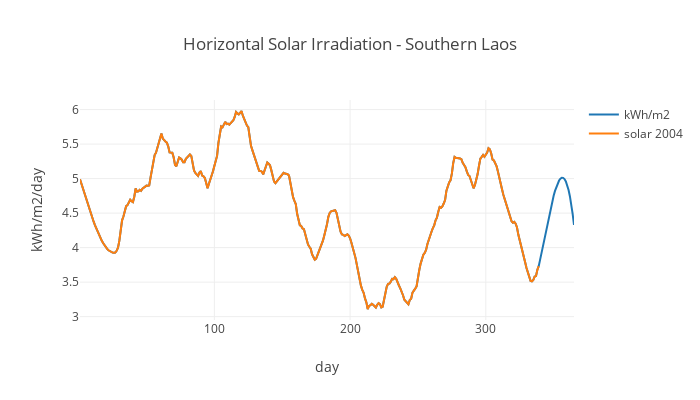

The code cell stored with this chart in its notebook:
### Code cell
# print monthly solar irradiation data statistics and plot data

irr = solar_data_df['swv_dwn'].tolist()

trace1 = go.Scatter(
        y=signal.savgol_filter(irr_daily, 53, 3),  #https://plot.ly/python/smoothing/
        x=arange(1, 366, 1),    #366 ??
        name= 'kWh/m2',
        )


trace2 = go.Scatter(
        y=signal.savgol_filter(irr, 53, 3),  #https://plot.ly/python/smoothing/    
        ##y = irr_daily,
        x=arange(1, 366, 1),    #366 ??
        name= 'solar 2004',
        )

# trace2 = go.Scatter(
#         y = irr_daily_mean_mo,
#         x=arange(15, 380, 30),
#         name= 'solar mean',
#         )

layout=go.Layout(title="Horizontal Solar Irradiation - Southern Laos", 
                 xaxis={'title':'day'},
                 yaxis={'title':'kWh/m2/day'},
                 width=700,
                 height=400,
                )

figure=go.Figure(data=[trace1, trace2],layout=layout)

print('')
print('Annual mean 2004 of daily solar irradiation on horizontal surface: ' 
       +str(round(solar_data_df['swv_dwn'].mean(),1))+' kWh/m2/day')
print('Standard deviation 2004 of daily solar irradiation on horizontal surface: ' 
       +str(round(solar_data_df['swv_dwn'].std(),1))+' kWh/m2/day')
print('Annual mean of 1983-2005 monthly data: '+str(round(irr_daily_mean_mo.mean(),1))+' kWh/m2/day')

plotly.iplot(figure)

### Figure 1 — Plotly figure (JSON) as saved in the notebook; plotly's stock layout.template omitted (floating-point values rounded to 4 significant figures; data arrays with more than 128 entries replaced by an {"elided": "..."} marker saying what was removed)
{"data": [{"name": "kWh/m2", "type": "scatter", "x": {"elided": "365 int values"}, "y": {"elided": "365 float values"}}, {"name": "solar 2004", "type": "scatter", "x": {"elided": "365 int values"}, "y": {"elided": "366 float values"}}], "layout": {"height": 400, "title": "Horizontal Solar Irradiation - Southern Laos", "width": 700, "xaxis": {"title": "day"}, "yaxis": {"title": "kWh/m2/day"}}}
